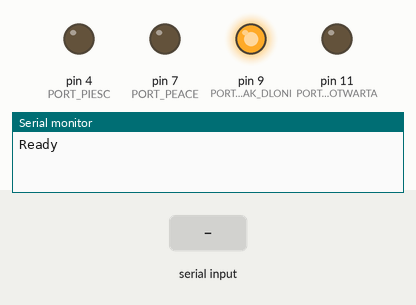
Simulated run of this sketch. Board: Arduino Uno, built with avr-gcc and run on an emulated ATmega328P. Shown: output pins drawn as LEDs (lit = HIGH), the last lines printed to the serial monitor. The test bench sets the inputs (shaded band).

Above: at 1.2 s.
1.3 s: byte 30 received over Serial
At 1.9 s:
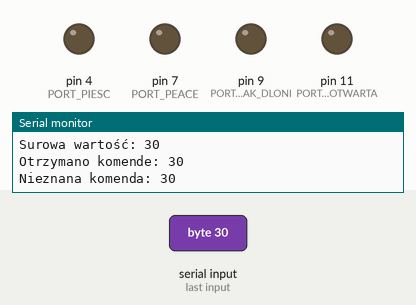
Timing chart, 0 to 4.3 s (numbered marks = the images above; inputs shaded):
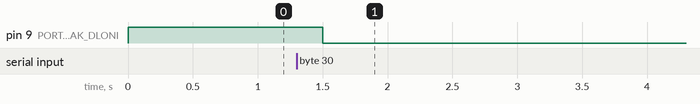

Measured:
- after the input at 1.3 s, pin 9 (PORT_BRAK_DLONI): HIGH → LOW after 0.20 s

The sketch:

drone_controller.ino
```cpp
/*
 * Program do sterowania portami Arduino na podstawie gestów dłoni
 *
 * ============= INSTRUKCJA PODŁĄCZENIA =============
 *
 * Potrzebne elementy:
 * - Arduino (dowolny model)
 * - 4 diody LED (dowolny kolor)
 * - 4 rezystory 220Ω (lub podobne, dla zabezpieczenia LED)
 * - przewody połączeniowe
 *
 * Schemat podłączenia:
 * 1. LED dla dłoni otwartej:
 *    - Anoda (+, dłuższa nóżka) -> rezystor -> PIN 11
 *    - Katoda (-, krótsza nóżka) -> GND (masa)
 *
 * 2. LED dla pięści:
 *    - Anoda (+) -> rezystor -> PIN 4
 *    - Katoda (-) -> GND
 *
 * 3. LED dla gestu peace:
 *    - Anoda (+) -> rezystor -> PIN 7
 *    - Katoda (-) -> GND
 *
 * 4. LED dla braku dłoni:
 *    - Anoda (+) -> rezystor -> PIN 9
 *    - Katoda (-) -> GND
 *
 * WAŻNE:
 * - Zawsze używaj rezystorów do zabezpieczenia LED
 * - Sprawdź polaryzację LED (dłuższa nóżka to +)
 * - Upewnij się, że wszystkie masy (GND) są połączone
 *
 * Działanie:
 * - Dłoń otwarta -> świeci LED na pinie 11
 * - Pięść -> świeci LED na pinie 4
 * - Gest peace -> świeci LED na pinie 7
 * - Brak dłoni -> świeci LED na pinie 9
 *
 * Test układu:
 * 1. Podłącz Arduino do komputera
 * 2. Wgraj ten kod
 * 3. Po uruchomieniu powinna zaświecić się LED braku dłoni (PIN 9)
 * 4. Uruchom program Python i sprawdź reakcję na gesty
 */

// Komendy otrzymywane z Pythona
const int GEST_DLON_OTWARTA = 0;
const int GEST_PIESC = 1;
const int GEST_PEACE = 2;
const int GEST_BRAK_DLONI = 3;

// Przypisanie portów do gestów
const int PORT_DLON_OTWARTA = 11;  // LED 1 - dłoń otwarta
const int PORT_PIESC = 4;          // LED 2 - pięść
const int PORT_PEACE = 7;          // LED 3 - gest peace
const int PORT_BRAK_DLONI = 9;     // LED 4 - brak dłoni

// Zmienna do przechowywania aktualnej komendy
int aktualnaKomenda = GEST_BRAK_DLONI;

void wylaczWszystkiePorty() {
  digitalWrite(PORT_DLON_OTWARTA, LOW);
  digitalWrite(PORT_PIESC, LOW);
  digitalWrite(PORT_PEACE, LOW);
  digitalWrite(PORT_BRAK_DLONI, LOW);
}

void obsluzKomende(int komenda) {
  wylaczWszystkiePorty();

  // Debug - wyświetl otrzymaną komendę
  Serial.print("Otrzymano komende: ");
  Serial.println(komenda);

  switch (komenda) {
    case GEST_DLON_OTWARTA:
      digitalWrite(PORT_DLON_OTWARTA, HIGH);
      Serial.println("Aktywuję port 11");
      break;
    case GEST_PIESC:
      digitalWrite(PORT_PIESC, HIGH);
      Serial.println("Aktywuję port 4");
      break;
    case GEST_PEACE:
      digitalWrite(PORT_PEACE, HIGH);
      Serial.println("Aktywuję port 7");
      break;
    case GEST_BRAK_DLONI:
      digitalWrite(PORT_BRAK_DLONI, HIGH);
      Serial.println("Aktywuję port 9");
      break;
    default:
      Serial.print("Nieznana komenda: ");
      Serial.println(komenda);
      break;
  }
}

void setup() {
  Serial.begin(9600);

  pinMode(PORT_DLON_OTWARTA, OUTPUT);
  pinMode(PORT_PIESC, OUTPUT);
  pinMode(PORT_PEACE, OUTPUT);
  pinMode(PORT_BRAK_DLONI, OUTPUT);

  wylaczWszystkiePorty();
  digitalWrite(PORT_BRAK_DLONI, HIGH);

  Serial.println("Ready");
}

void loop() {
  if (Serial.available() > 0) {
    int nowaKomenda = Serial.read();

    // Debug - pokaż surową wartość
    Serial.print("Surowa wartość: ");
    Serial.println(nowaKomenda);

    if (nowaKomenda != aktualnaKomenda) {
      aktualnaKomenda = nowaKomenda;
      obsluzKomende(aktualnaKomenda);
    }
  }
  delay(500);
} 
```
